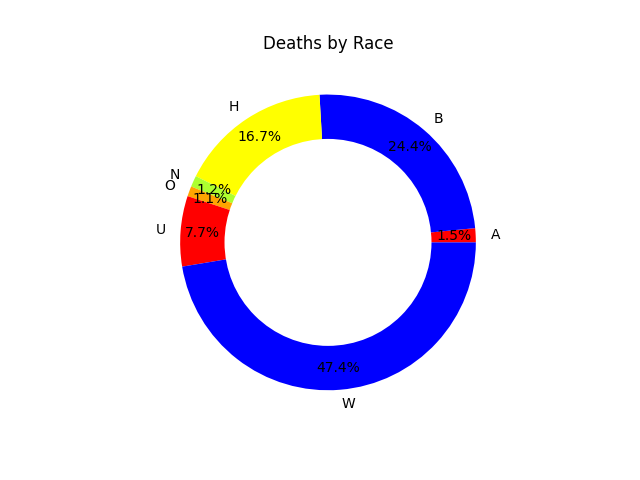

The script that drew this image:
import numpy as np
import pandas as pd
import plotly.express as px
import matplotlib.pyplot as plt
import seaborn as sns

# This might be helpful:
from collections import Counter
pd.options.display.float_format = '{:,.2f}'.format

# df_hh_income = pd.read_csv('Median_Household_Income_2015.csv', encoding="windows-1252")
# df_pct_poverty = pd.read_csv('Pct_People_Below_Poverty_Level.csv', encoding="windows-1252")
# df_pct_completed_hs = pd.read_csv('Pct_Over_25_Completed_High_School.csv', encoding="windows-1252")
# df_share_race_city = pd.read_csv('Share_of_Race_By_City.csv', encoding="windows-1252")
df_fatalities = pd.read_csv('Deaths_by_Police_US.csv', encoding="windows-1252")


# df_pct_poverty = df_pct_poverty.replace('-', 0)
#change Nan to U for unknown
df_fatalities['race'] = df_fatalities['race'].replace(np.nan, 'U')

df_fatalities = df_fatalities.groupby(['race'])['race'].count().reset_index(name='total')
df_fatalities.to_csv('output.csv')

colors = ['#FF0000', '#0000FF', '#FFFF00', '#ADFF2F', '#FFA500']

plt.pie(df_fatalities['total'], colors=colors, labels=df_fatalities['race'], autopct='%1.1f%%', pctdistance=0.85)  #, explode=explode)

centre_circle = plt.Circle((0, 0), 0.70, fc='white')
fig = plt.gcf()

fig.gca().add_artist(centre_circle)

plt.title('Deaths by Race')

plt.show()







exit()
df_pct_poverty['poverty_rate'] = pd.to_numeric(df_pct_poverty['poverty_rate'])

df_pct_poverty = df_pct_poverty.sort_values(by=['poverty_rate'], ascending=True)

df_pct_completed_hs = df_pct_completed_hs.replace('-', 0)
df_pct_completed_hs['percent_completed_hs'] = pd.to_numeric(df_pct_completed_hs['percent_completed_hs'])

df_pct_completed_hs = df_pct_completed_hs.groupby(['Geographic Area'])['percent_completed_hs'].mean()
df_pct_completed_hs = df_pct_completed_hs.to_frame()
df_pct_completed_hs = df_pct_completed_hs.sort_values(by=['percent_completed_hs'], ascending=True)

# df_pct_completed_hs.plot(kind="line", title='% completed high school, by State (US)', figsize=(11, 6))

df_pct_completed_hs.to_csv('_hs.csv')

df_pct_completed_hs.sort_values(by=['Geographic Area'], inplace=True)
df_pct_poverty.sort_values(by=['Geographic Area'], inplace=True)
# print(df_pct_completed_hs)
# print(df_pct_poverty)
df_combined = df_pct_poverty.copy()
df_combined['percent_completed_hs'] = df_pct_completed_hs['percent_completed_hs'].copy()
df_combined.sort_values(by=['poverty_rate'], inplace=True)

sns.jointplot(x = 'percent_completed_hs',y = 'poverty_rate',data = df_combined,kind = 'kde')
plt.show()
